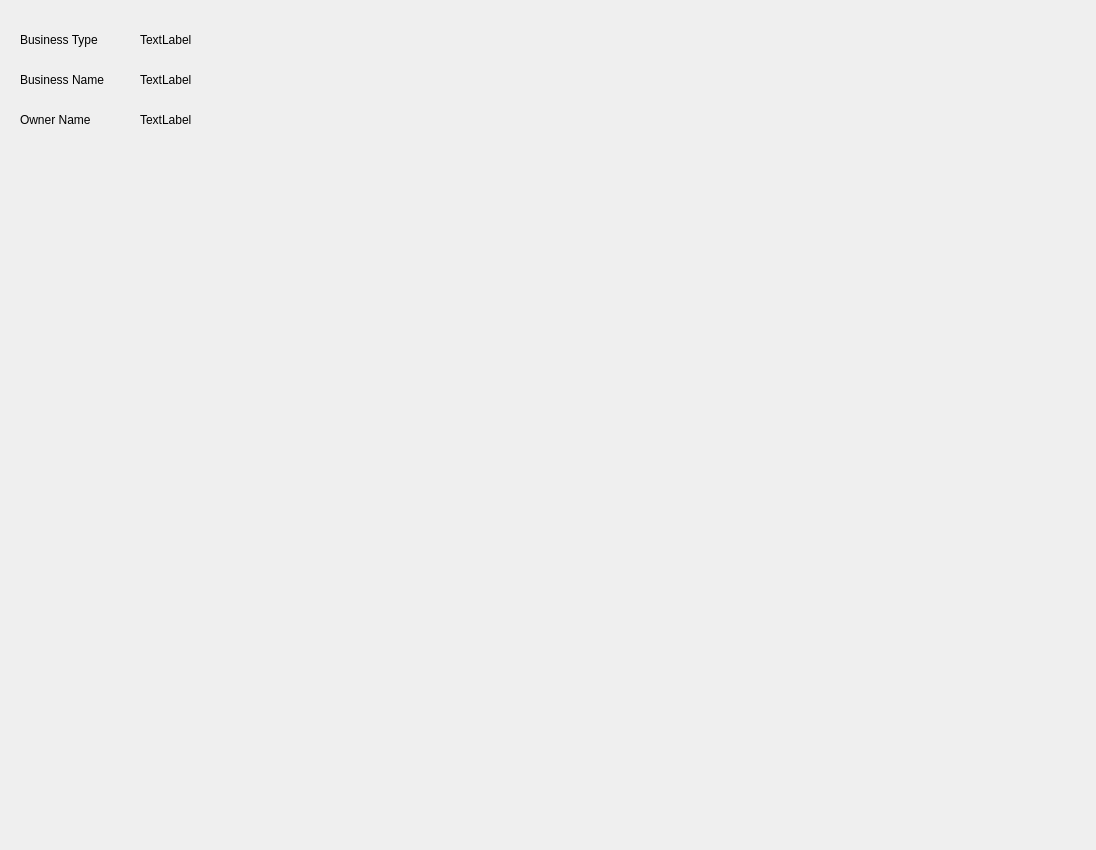
<?xml version="1.0" encoding="UTF-8"?>
<ui version="4.0">
 <class>businessView</class>
 <widget class="QFrame" name="businessView">
  <property name="geometry">
   <rect>
    <x>0</x>
    <y>0</y>
    <width>1096</width>
    <height>850</height>
   </rect>
  </property>
  <property name="windowTitle">
   <string>Businesses</string>
  </property>
  <widget class="QLabel" name="businessType_l">
   <property name="geometry">
    <rect>
     <x>20</x>
     <y>30</y>
     <width>101</width>
     <height>20</height>
    </rect>
   </property>
   <property name="text">
    <string>Business Type</string>
   </property>
  </widget>
  <widget class="QLabel" name="businessType_d">
   <property name="geometry">
    <rect>
     <x>140</x>
     <y>30</y>
     <width>63</width>
     <height>20</height>
    </rect>
   </property>
   <property name="text">
    <string>TextLabel</string>
   </property>
  </widget>
  <widget class="QLabel" name="businessName_l">
   <property name="geometry">
    <rect>
     <x>20</x>
     <y>70</y>
     <width>101</width>
     <height>20</height>
    </rect>
   </property>
   <property name="text">
    <string>Business Name</string>
   </property>
  </widget>
  <widget class="QLabel" name="businessName_d">
   <property name="geometry">
    <rect>
     <x>140</x>
     <y>70</y>
     <width>63</width>
     <height>20</height>
    </rect>
   </property>
   <property name="text">
    <string>TextLabel</string>
   </property>
  </widget>
  <widget class="QLabel" name="ownerName_l">
   <property name="geometry">
    <rect>
     <x>20</x>
     <y>110</y>
     <width>101</width>
     <height>20</height>
    </rect>
   </property>
   <property name="text">
    <string>Owner Name</string>
   </property>
  </widget>
  <widget class="QLabel" name="ownerName_d">
   <property name="geometry">
    <rect>
     <x>140</x>
     <y>110</y>
     <width>63</width>
     <height>20</height>
    </rect>
   </property>
   <property name="text">
    <string>TextLabel</string>
   </property>
  </widget>
 </widget>
 <resources/>
 <connections/>
</ui>
